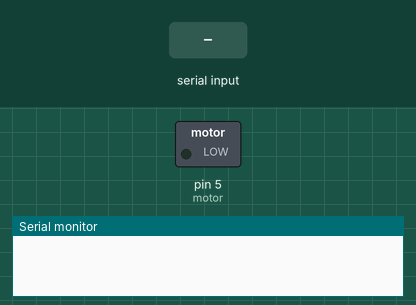
A sketch run on a simulated Arduino Uno, built with avr-gcc and run on an emulated ATmega328P. Shown: switched loads named in the sketch (green lamp = pin HIGH), the last lines printed to the serial monitor. Inputs (shaded band) come from the test bench.

Above: at 1.2 s.
1.3 s: byte 30 received over Serial
At 2.5 s:
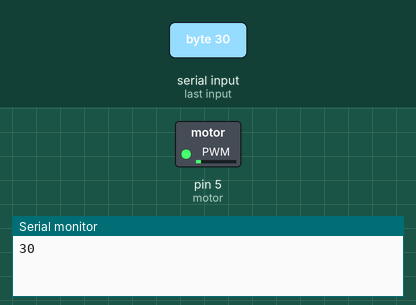
2.8 s: byte 90 received over Serial
At 3.7 s:
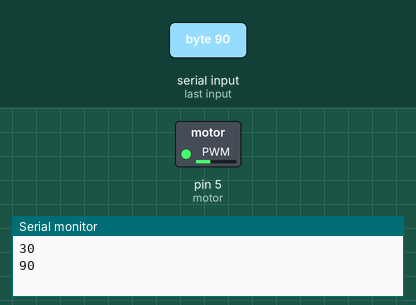
Timing chart, 0 to 5.8 s (numbered marks = the images above; inputs shaded):
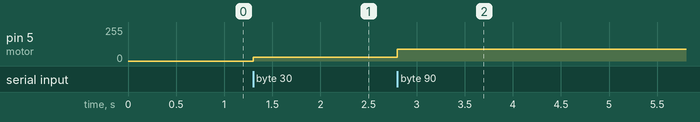

The sketch:

Dc_motor_speed_controll_using_smartphone.ino
```cpp
int data =0;
#define motor 5

void setup() {
  Serial.begin(9600);
  pinMode(motor,OUTPUT);
}

void loop() {
  if (Serial.available()>0){
    data = Serial.read();
    analogWrite(motor,data);
    Serial.println(data);
  }
}
```

Measured:
- after the input at 1.3 s, pin 5 (motor): 0/255 → 30/255 at once
- after the input at 2.8 s, pin 5 (motor): 30/255 → 90/255 at once
